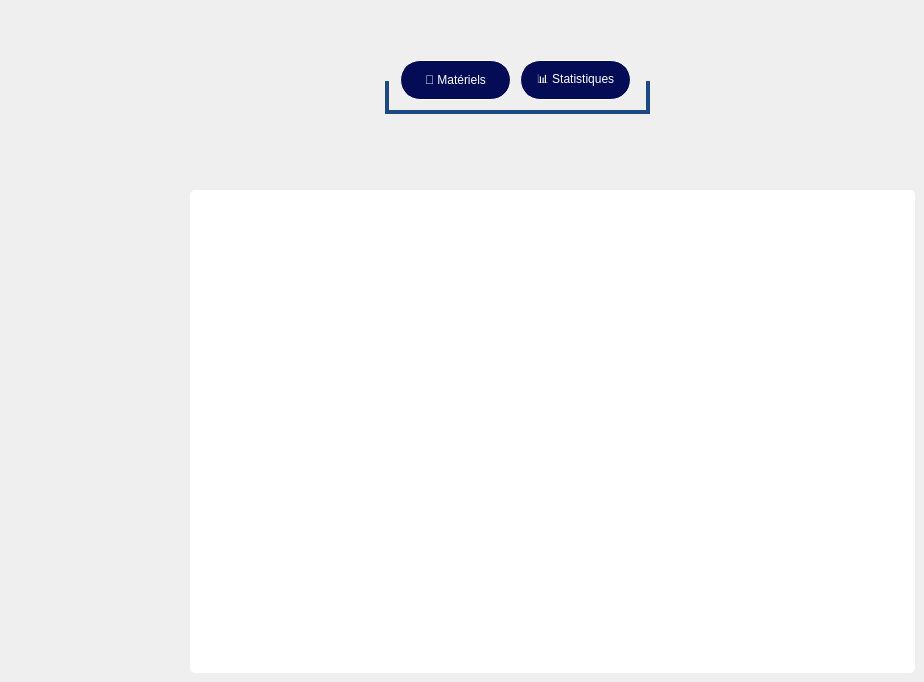
               <widget class="QWidget" name="page_4">
                <widget class="QPushButton" name="tab2_p2">
                 <property name="geometry">
                  <rect>
                   <x>520</x>
                   <y>60</y>
                   <width>111</width>
                   <height>40</height>
                  </rect>
                 </property>
                 <property name="styleSheet">
                  <string notr="true">border:1px solid white;
border-radius:20px;
background-color:#030C54;
color:white;
background-image: url(:/res/resources/background.png);</string>
                 </property>
                 <property name="text">
                  <string>📊 Statistiques</string>
                 </property>
                </widget>
                <widget class="QPushButton" name="tab1_p2">
                 <property name="geometry">
                  <rect>
                   <x>400</x>
                   <y>60</y>
                   <width>111</width>
                   <height>40</height>
                  </rect>
                 </property>
                 <property name="styleSheet">
                  <string notr="true">border:1px solid white;
border-radius:20px;
background-color:#030C54;
color:white;
background-image: url(:/res/resources/background.png);</string>
                 </property>
                 <property name="text">
                  <string>🧰 Matériels</string>
                 </property>
                </widget>
                <widget class="Line" name="line_3">
                 <property name="geometry">
                  <rect>
                   <x>385</x>
                   <y>110</y>
                   <width>265</width>
                   <height>4</height>
                  </rect>
                 </property>
                 <property name="styleSheet">
                  <string notr="true">background-color: hsl(212,63.7%,30%);
border-radius: 10px;
</string>
                 </property>
                 <property name="orientation">
                  <enum>Qt::Orientation::Horizontal</enum>
                 </property>
                </widget>
                <widget class="QGraphicsView" name="graphics">
                 <property name="geometry">
                  <rect>
                   <x>190</x>
                   <y>190</y>
                   <width>725</width>
                   <height>483</height>
                  </rect>
                 </property>
                 <property name="styleSheet">
                  <string notr="true">border-radius:5px;
background-color: rgb(255, 255, 255);
</string>
                 </property>
                </widget>
                <widget class="Line" name="line_6">
                 <property name="geometry">
                  <rect>
                   <x>646</x>
                   <y>81</y>
                   <width>4</width>
                   <height>31</height>
                  </rect>
                 </property>
                 <property name="styleSheet">
                  <string notr="true">background-color: hsl(212,63.7%,30%);
border-radius: 10px;
</string>
                 </property>
                 <property name="orientation">
                  <enum>Qt::Orientation::Vertical</enum>
                 </property>
                </widget>
                <widget class="Line" name="line_7">
                 <property name="geometry">
                  <rect>
                   <x>385</x>
                   <y>81</y>
                   <width>4</width>
                   <height>31</height>
                  </rect>
                 </property>
                 <property name="styleSheet">
                  <string notr="true">background-color: hsl(212,63.7%,30%);
border-radius: 10px;
</string>
                 </property>
                 <property name="orientation">
                  <enum>Qt::Orientation::Vertical</enum>
                 </property>
                </widget>
               </widget>
